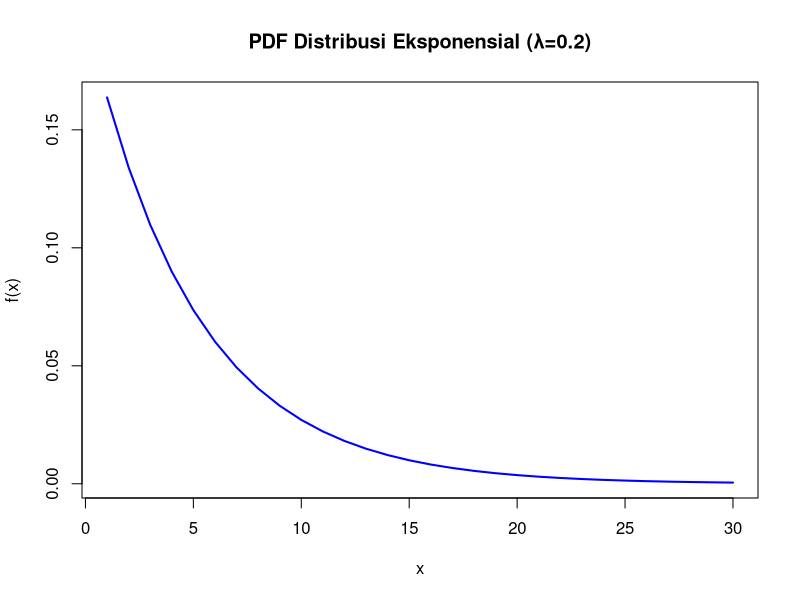
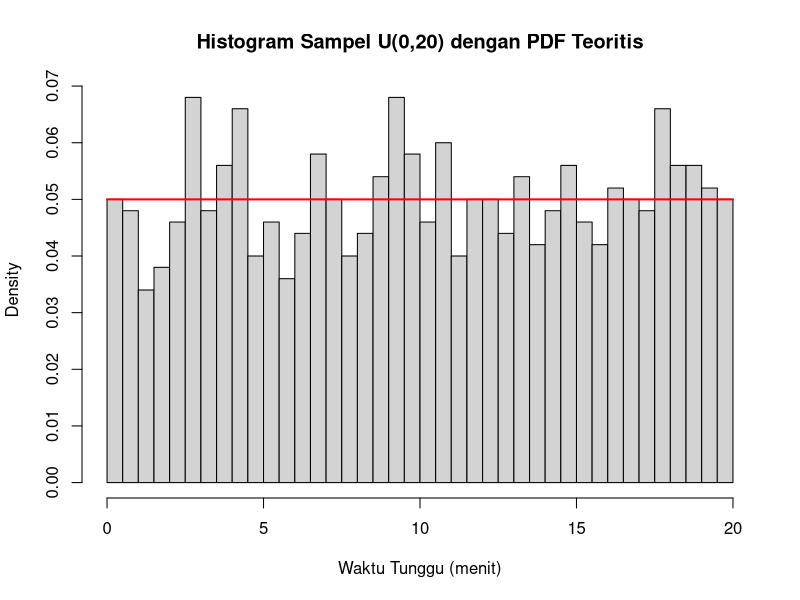
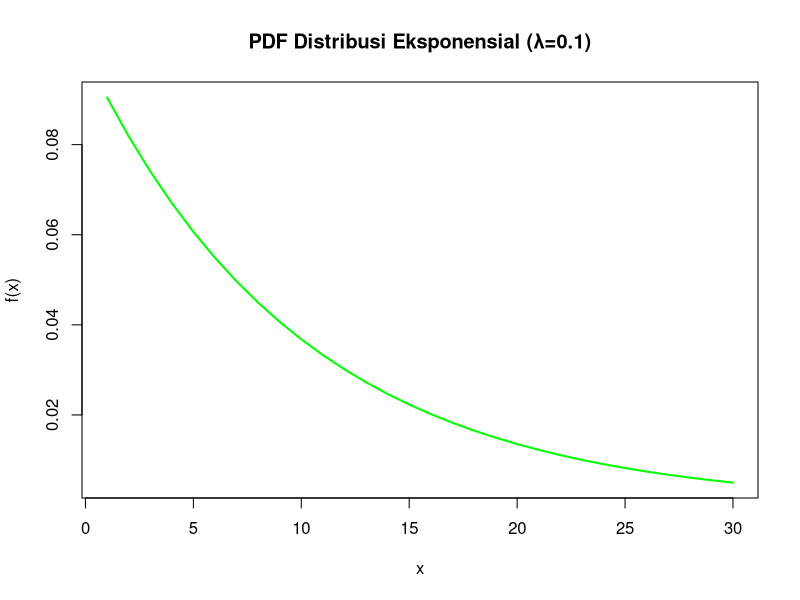

These charts were generated, in order, by the following R code: (Note: this script raises an error after producing the figures.)
#Soal 1
pexp(5, rate = 1/5, lower.tail = FALSE)
1-pexp(5, rate = 1/5)
# Eksponensial dengan lambda = 0.2 (E[X] = 5)
x_dexp1 <- seq(1, 30, by = 1)
y_dexp1 <- dexp(x_dexp1, rate = 0.2)
plot(x_dexp1, y_dexp1, type="l", col="blue", lwd=2,
     main="PDF Distribusi Eksponensial (λ=0.2)",
     xlab="x", ylab="f(x)")

#Soal 2
# Uniform pada interval [0, 20]
set.seed(2025)
n2 <- 1000
a <- 0
b <- 20

# Menghitung varians teoritis: (b - a)^2 / 12
var_teoritis <- (b - a)^2 / 12
cat("Varians waktu tunggu:", var_teoritis, "menit^2\n")

# Generate sampel
x2 <- runif(n2, min = a, max = b)

# Plot: Histogram sampel + Overlay PDF teoritis
hist(x2, breaks = 30, probability = TRUE,
     main = "Histogram Sampel U(0,20) dengan PDF Teoritis",
     xlab = "Waktu Tunggu (menit)")
curve(dunif(x, min = a, max = b), from = a, to = b, add = TRUE, col = "red", lwd = 2)

#Soal 3
pexp(5, rate = 1/10, lower.tail = TRUE)
1-pexp(5, rate = 1/10)

# Eksponensial dengan lambda = 0.1
x_dexp3 <- seq(1, 30, by = 1)
y_dexp3 <- dexp(x_dexp3, rate = 0.1)
plot(x_dexp3, y_dexp3, type="l", col="green", lwd=2,
     main="PDF Distribusi Eksponensial (λ=0.1)",
     xlab="x", ylab="f(x)")

#Soal 4
# Normal dengan mu = 2, sigma = 5
n <- 100
mu <- 250
sigma <- 5

# Generate sampel
x <- rnorm(n, mean = mu, sd = sigma)

#Statistik sampel
(x_bar <- mean(x4))

(mle_sigma2 <- mean((x - x_bar)^2)) #MLE untuk sigma^2 (denominator n)

(sd_sample <- sd(x)) # sqrt untuk unbiased (R menggunakan n-1)

#Plot : histogram + overlay PDF teoritis (dengan parameter sebenarnya)
hist(x4, breaks = 30, probability = TRUE,
     main = "Histogram sampel N(250, 5^2) dengan PDF teoritis",
     xlab = "Berat Bersih Kopi (gram)")
curve(dnorm(x, mean = mu, sd = sigma), from = mu-4*sigma, to = mu+4*sigma, add = TRUE, lwd = 2)
abline(v = x_bar, col = "blue", lwd = 2)     # mean sampel
abline(v = mu, col = "red", lwd = 2, lty = 2)   # mean sebenarnya
legend("topright", legend = c("PDF teoritis", "mean sampel", "mean true"),
       lty = c(1,1,2), col = c("black","blue","red"), bty = "n")
